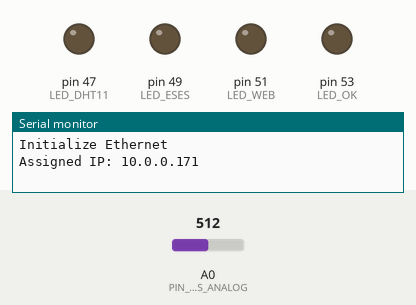
Recording of a sketch running on a simulated Arduino Mega 2560, built for the host (arithmetic inside an expression is 32-bit, double 64-bit). Parts: output pins drawn as LEDs (lit = HIGH), the last lines printed to the serial monitor. The test bench sets the inputs (shaded band); at power-on: A0 (PIN_ESES_ANALOG) = 512. WiFi joins after 1.5 s; servers stay silent unless stated; uploads are accepted with an empty reply; pins used as bus, display or sensor lines are not drawn.

Above: at 0.1 s.
At 1.3 s:
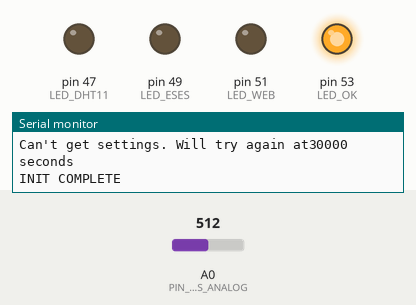
Timing chart, 0 to 2.8 s (numbered marks = the images above):
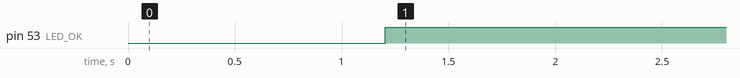

The sketch:

main.ino
```cpp
//#include "DHT.h"
#include <Ethernet.h>
//#include <arduinoduedht11.h>
#include <dht.h>
#include <ArduinoHttpClient.h>

// ------ SERVER STUFF ---------------------
#define SERVER_IP "10.0.0.149"
#define SERVER_PORT 5000
#define SERVER_IP_PORT "10.0.0.149:5000"
#define API_DHT11 "/api/room"
#define API_ESES "/api/flower"
#define API_SETTINGS "/api/settings/plain"
#define API_STATUS "/api/status"
// ---------- PINS -------------------------
#define DHTPIN 5
#define LED_DHT11 47
#define LED_ESES 49
#define LED_WEB 51
#define LED_OK 53

#define PIN_ESES_D 3
#define PIN_ESES_VCC 2
#define PIN_ESES_ANALOG A0
// -------- TIME INTERVALS -----------
#define INTERVAL_DEFAULT_DHT11 900000 // each 15 minutes
#define INTERVAL_DEFAULT_ESES 1800000 // each 30 minutes
#define INTERVAL_SETTINGS 30000       // each 30 seconds
#define INTERVAL_STATUS 30000         // each 30 seconds
// -----------------------------------------
#define ESES_THRESHOLD 600 // when over, start water
#define ESES_LOW 250       // minimum - stop water //TODO
//-----------------------------------------
// Device ethernet configuration
byte mac[] = {0xDE, 0xAD, 0xBE, 0xEF, 0xFE, 0xED};
IPAddress ip(10, 0, 0, 171);

EthernetClient ethernetClient;
HttpClient httpClient = HttpClient(ethernetClient, SERVER_IP, SERVER_PORT);

// DHT11 Sensor
dht DHT;

int interval_dht11 = 0;
int interval_eses = 0;

unsigned long timer_dht11 = 0;
unsigned long timer_eses = 0;
unsigned long timer_settings = 0;
unsigned long timer_status = 0;

byte readFailedCount = 0;

bool status_sensor_dht11 = true;
bool status_sensor_eses = true;
bool status_web = true;

void setup()
{
    Serial.begin(9600);
    // start the Ethernet connection:
    Serial.println(F("Initialize Ethernet"));

    Ethernet.begin(mac, ip);

    Serial.print(F("Assigned IP: "));
    Serial.println(Ethernet.localIP());

    pinMode(DHTPIN, INPUT);
    //  dht.begin();

    pinMode(LED_OK, OUTPUT);
    pinMode(LED_WEB, OUTPUT);
    pinMode(LED_ESES, OUTPUT);
    pinMode(LED_DHT11, OUTPUT);

    // setup eses
    pinMode(PIN_ESES_ANALOG, INPUT);
    pinMode(PIN_ESES_D, INPUT);
    pinMode(PIN_ESES_VCC, OUTPUT);

    digitalWrite(PIN_ESES_VCC, LOW);

    digitalWrite(LED_OK, LOW);
    digitalWrite(LED_DHT11, LOW);
    digitalWrite(LED_WEB, LOW);
    digitalWrite(LED_ESES, LOW);

    interval_dht11 = INTERVAL_DEFAULT_DHT11;
    interval_eses = INTERVAL_DEFAULT_ESES;

    delay(1000);
    http_get_settings(&interval_dht11, &interval_eses);
    Serial.println(F("INIT COMPLETE"));
}

void loop()
{

    if (millis() - timer_status > INTERVAL_STATUS)
    {
        timer_status = millis();
        send_status();
    }

    if (millis() - timer_settings > INTERVAL_SETTINGS)
    {
        timer_settings = millis();
        http_get_settings(&interval_dht11, &interval_eses);
    }

    set_leds();

    float room_temp = 0;
    float room_hum = 0;
    int eses_analog = 0;

    bool eses_read = false;
    bool dht11_read = false;

    if (millis() - timer_eses > interval_eses)
    {
        Serial.print(F("ESES: "));
        read_eses(&eses_analog);
        timer_eses = millis();

        if (eses_analog > ESES_THRESHOLD)
            status_sensor_eses = false;
        else
            status_sensor_eses = true;

        eses_read = true;
        Serial.println(eses_analog);
    }

    if (millis() - timer_dht11 > interval_dht11)
    {
        timer_dht11 = millis();
        Serial.print(F("DHT11: "));

        status_sensor_dht11 = read_dht11(&room_temp, &room_hum);

        if (status_sensor_dht11)
        {
            Serial.print(room_temp);
            Serial.print(F("°C, Vlhkost: "));
            Serial.print(room_hum);
            Serial.println(F("%"));
        }
        dht11_read = status_sensor_dht11;
    }

    if (dht11_read)
    {
        Serial.println(F("Sending DHT11 data"));
        send_dht11_data(room_temp, room_hum);
    }

    if (eses_read)
    {
        Serial.println(F("Sending ESES data"));
        send_eses_data(eses_analog);
    }

    if (dht11_read || eses_read)
        Serial.println(F("------------------"));
}

void set_leds()
{
    if (status_sensor_dht11 && status_sensor_eses && status_web)
    {
        digitalWrite(LED_OK, HIGH);
        digitalWrite(LED_DHT11, LOW);
        digitalWrite(LED_WEB, LOW);
        digitalWrite(LED_ESES, LOW);
    }
    else
    {
        digitalWrite(LED_OK, LOW);

        if (!status_sensor_dht11)
            digitalWrite(LED_DHT11, HIGH);
        else
            digitalWrite(LED_DHT11, LOW);

        if (!status_sensor_eses)
            digitalWrite(LED_ESES, HIGH);
        else
            digitalWrite(LED_ESES, LOW);

        if (!status_web)
            digitalWrite(LED_WEB, HIGH);
        else
            digitalWrite(LED_WEB, LOW);
    }
}
// ------------------------------------------------------------
//                     SENSORS RELATED
// ------------------------------------------------------------
bool read_dht11(float *temp, float *hum)
{
    // READ DATA
    int chk = DHT.read11(DHTPIN);

    if (chk != DHTLIB_OK)
    {
        Serial.println(F("Can't read DHT11 data"));
        return false;
    }

    *temp = DHT.temperature;
    *hum = DHT.humidity / 100.0;

    return true;
}

float read_eses(int *analog)
{
    digitalWrite(PIN_ESES_VCC, HIGH);
    delay(100);

    *analog = analogRead(PIN_ESES_ANALOG);

    digitalWrite(PIN_ESES_VCC, LOW);
}
// ------------------------------------------------------------
//                     SERVER RELATED
// ------------------------------------------------------------
void send_dht11_data(const float &temp, const float &humidity)
{
    String data = String(temp);
    data += ";";
    data += String(humidity);

    http_post(data, API_DHT11);
}

void send_eses_data(const float &value)
{
    String data = String(value);

    http_post(data, API_ESES);
}

void http_post(const String &data, const char *endpoint)
{
    String contentType = "application/text";

    httpClient.post(endpoint, contentType, data);

    int statusCode = httpClient.responseStatusCode();
    String response = httpClient.responseBody();

    if (statusCode == 200)
    {
        status_web = true;
    }
    else
    {
        Serial.print(F("Can't post data."));
        status_web = false;
    }
}

void send_status()
{
    String contentType = "text/plain";
    httpClient.post(API_STATUS, contentType, "dummy");
    int statusCode = httpClient.responseStatusCode();
    String response = httpClient.responseBody();

    if (statusCode == 200)
    {
        Serial.println(F("Heartbeat ... OK"));
    }
    else
    {
        Serial.print(F("Heartbeat ... "));
        Serial.print(statusCode);
        Serial.print(F(", "));
        Serial.println(response);
    }
}

bool http_get_settings(int *dht11Interval, int *esesInterval)
{
    httpClient.get(API_SETTINGS);
    int statusCode = httpClient.responseStatusCode();
    String response = httpClient.responseBody();
    int id;

    if (statusCode == 200)
    {
        sscanf(response.c_str(), "%d;%d;%d", &id, dht11Interval, esesInterval);
        *dht11Interval = *dht11Interval * 1000;
        *esesInterval = *esesInterval * 1000;

        Serial.print(F("Settings: DHT11="));
        Serial.print(*dht11Interval);
        Serial.print(F(" ,ESES="));
        Serial.println(*esesInterval);
        return true;
    }
    else
    {
        Serial.print(F("Can't get settings. Will try again at"));
        Serial.print(INTERVAL_SETTINGS);
        Serial.println(F(" seconds"));
        return false;
    }
}
```

Measured:
- by itself, pin 53 (LED_OK): LOW → HIGH at 1.2 s
